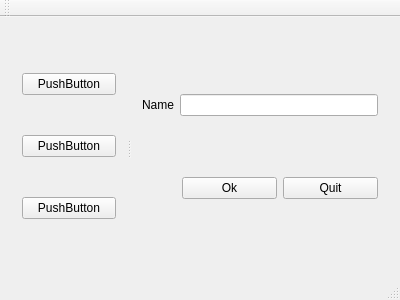
<?xml version="1.0" encoding="UTF-8"?>
<ui version="4.0">
 <class>MainWindow</class>
 <widget class="QMainWindow" name="MainWindow">
  <property name="geometry">
   <rect>
    <x>0</x>
    <y>0</y>
    <width>400</width>
    <height>300</height>
   </rect>
  </property>
  <property name="windowTitle">
   <string>MainWindow</string>
  </property>
  <widget class="QWidget" name="centralWidget">
   <layout class="QVBoxLayout" name="verticalLayout_3">
    <item>
     <widget class="QSplitter" name="splitter">
      <property name="orientation">
       <enum>Qt::Horizontal</enum>
      </property>
      <widget class="QWidget" name="">
       <layout class="QVBoxLayout" name="verticalLayout_2">
        <item>
         <widget class="QPushButton" name="pushButton_3">
          <property name="text">
           <string>PushButton</string>
          </property>
         </widget>
        </item>
        <item>
         <widget class="QPushButton" name="pushButton_4">
          <property name="text">
           <string>PushButton</string>
          </property>
         </widget>
        </item>
        <item>
         <widget class="QPushButton" name="pushButton_5">
          <property name="text">
           <string>PushButton</string>
          </property>
         </widget>
        </item>
       </layout>
      </widget>
      <widget class="QWidget" name="">
       <layout class="QVBoxLayout" name="verticalLayout">
        <item>
         <layout class="QHBoxLayout" name="horizontalLayout">
          <item>
           <widget class="QLabel" name="label">
            <property name="text">
             <string>Name</string>
            </property>
            <property name="buddy">
             <cstring>lineEdit</cstring>
            </property>
           </widget>
          </item>
          <item>
           <widget class="QLineEdit" name="lineEdit"/>
          </item>
         </layout>
        </item>
        <item>
         <layout class="QHBoxLayout" name="horizontalLayout_2">
          <item>
           <spacer name="horizontalSpacer">
            <property name="orientation">
             <enum>Qt::Horizontal</enum>
            </property>
            <property name="sizeType">
             <enum>QSizePolicy::Preferred</enum>
            </property>
            <property name="sizeHint" stdset="0">
             <size>
              <width>40</width>
              <height>20</height>
             </size>
            </property>
           </spacer>
          </item>
          <item>
           <widget class="QPushButton" name="pushButton">
            <property name="text">
             <string>Ok</string>
            </property>
           </widget>
          </item>
          <item>
           <widget class="QPushButton" name="pushButton_2">
            <property name="text">
             <string>Quit</string>
            </property>
           </widget>
          </item>
         </layout>
        </item>
       </layout>
      </widget>
     </widget>
    </item>
   </layout>
  </widget>
  <widget class="QMenuBar" name="menuBar">
   <property name="geometry">
    <rect>
     <x>0</x>
     <y>0</y>
     <width>400</width>
     <height>22</height>
    </rect>
   </property>
  </widget>
  <widget class="QToolBar" name="mainToolBar">
   <attribute name="toolBarArea">
    <enum>TopToolBarArea</enum>
   </attribute>
   <attribute name="toolBarBreak">
    <bool>false</bool>
   </attribute>
  </widget>
  <widget class="QStatusBar" name="statusBar"/>
 </widget>
 <layoutdefault spacing="6" margin="11"/>
 <tabstops>
  <tabstop>lineEdit</tabstop>
  <tabstop>pushButton</tabstop>
  <tabstop>pushButton_2</tabstop>
  <tabstop>pushButton_3</tabstop>
  <tabstop>pushButton_4</tabstop>
  <tabstop>pushButton_5</tabstop>
 </tabstops>
 <resources/>
 <connections/>
</ui>
